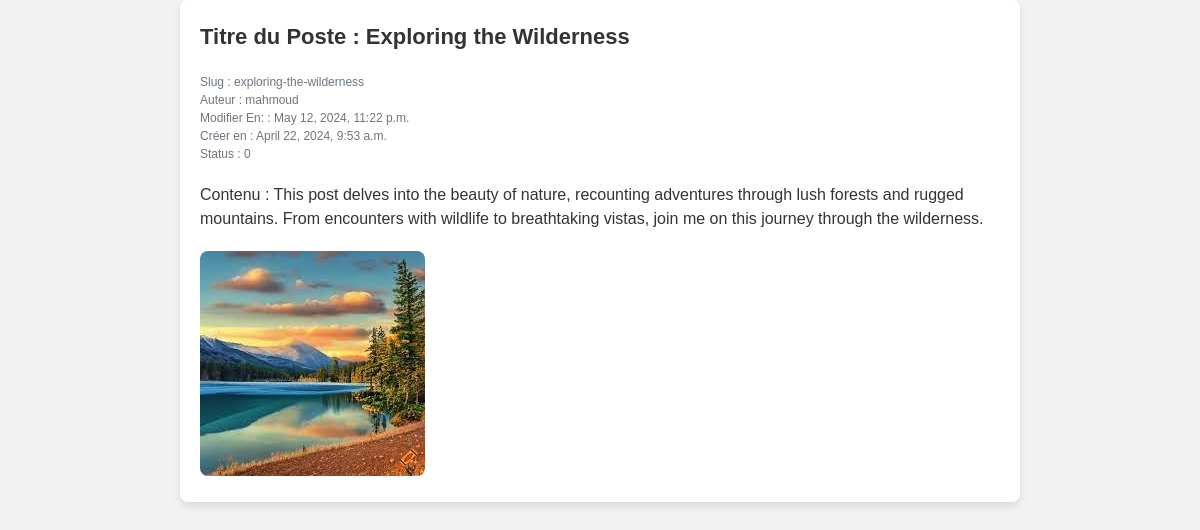
/blog/5/, run on the app's committed database.
### blog/models.py (models this page shows, shortened)
class Post(models.Model):
 title = models.CharField(max_length=200, unique=True)
 slug = models.SlugField(max_length=200, unique=True)
 author = models.ForeignKey(User, on_delete= models.CASCADE,related_name='blog_posts')
 updated_on = models.DateTimeField(auto_now= True)
 content = models.TextField()
 created_on = models.DateTimeField(auto_now_add=True)
 status = models.IntegerField(choices=STATUS, default=0)
 image=models.ImageField(blank=True)
 class Meta:
    ordering = ['-created_on']

### blog/views.py (the view)
# urls.py: path('<int:pk>/', DetailPoste.as_view(), name='detail_poste'),
class DetailPoste(DetailView):
    model = Post
    template_name = 'blog/detail_post.html'
    context_object_name = 'post'

### blog/templates/blog/detail_post.html (shortened to what this page needs)
<!DOCTYPE html>
<html lang="en">
<head>
</head>
<body>
  <div class="container">
    <h1>Titre du Poste : {{ post.title }}</h1>
    <div class="post-meta">
      <span>Slug : {{ post.slug }}</span><br>
      <span>Auteur : {{ post.author }}</span><br>
      <span>Modifier En: : {{ post.updated_on }}</span><br>
      <span>Créer en : {{ post.created_on }}</span><br>
      <span>Status : {{ post.status }}</span>
    </div>
    <div class="post-content">
      <p>Contenu : {{ post.content }}</p>
    </div>
    {% if post.image %}
    <div class="post-image">
      <img src='/media/{{ post.image }}' alt="Image du Poste">
    </div>
    {% endif %}
  </div>
</body>
</html>

### blog/templates/blog/detail_post.html (style rules this page uses)
body, h1, p { margin: 0; padding: 0; }
body { background-color: #f2f2f2; font-family: Arial, sans-serif; font-size: 14px; line-height: 1.5; color: #333; }
.container { max-width: 800px; margin: 0 auto; background-color: #fff; border-radius: 8px; box-shadow: 0 4px 8px rgba(0, 0, 0, 0.1); padding: 20px; }
h1 { font-size: 24px; margin-bottom: 20px; color: #333; }
.post-meta { margin-bottom: 20px; font-size: 14px; color: #6c757d; }
.post-content { margin-bottom: 20px; font-size: 16px; color: #333; }
.post-image img { max-width: 100%; height: auto; border-radius: 8px; }
@media (max-width: 1440px) { body { font-size: 14px; } }
@media (max-width: 1440px) { h1 { font-size: 22px; } }
@media (max-width: 1440px) { .post-meta { font-size: 12px; } }

### data on the page
Post: title "Exploring the Wilderness", slug "exploring-the-wilderness", author "mahmoud", updated_on "May 12, 2024, 11:22 p.m.", created_on "April 22, 2024, 9:53 a.m.", status "0", content "This post delves into the beauty of nature, recounting adventures through lush forests and rugged mountains. From encounters with wildlife to breathtaking vistas, join me on this journey through the wilderness.", image (picture)
